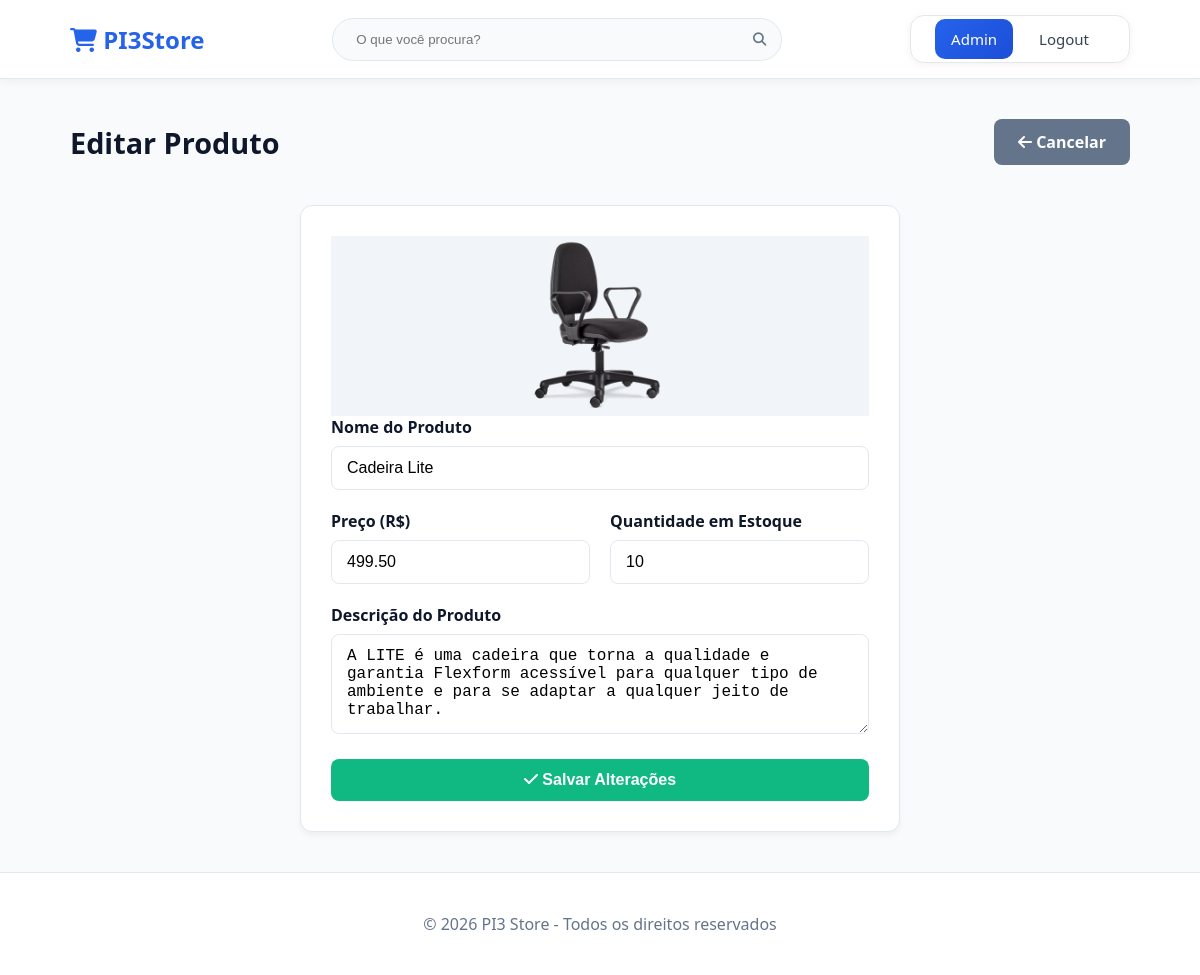
The page /admin/produtos/editar.php?id=23 (signed in) on the database its author committed.
### tables this page shows
CREATE TABLE `produtos` (
  `id` int(11) NOT NULL,
  `nome` varchar(100) NOT NULL,
  `preco` decimal(10,2) NOT NULL,
  `descricao` text DEFAULT NULL,
  `data_cadastro` timestamp NOT NULL DEFAULT current_timestamp(),
  `quantidade` int(11) NOT NULL DEFAULT 0,
  `foto` varchar(255) DEFAULT NULL
);

### admin/produtos/editar.php (the view, shortened to what this page needs)
<?php
require_once 'functions.php';
if (isset($_GET['id'])) {
    $id = $_GET['id'];
    try {
        $stmt = $pdo->prepare("SELECT * FROM produtos WHERE id = :id");
        $stmt->execute(['id' => $id]);
        $p = $stmt->fetch();
    } catch (PDOException $e) {
        die("Erro ao carregar produto: " . $e->getMessage());
    }
} else {
    header("Location: listar.php");
    exit;
}
?>
<main class="container">
    <div class="page-header">
        <h1>Editar Produto</h1>
        <a href="listar.php" class="btn btn-secondary">
            <i class="fa-solid fa-arrow-left"></i> Cancelar
        </a>
    </div>
    <div class="form-container">
        <form action="atualizar.php" method="POST">
            <div class="product-image">
                <?php
                $caminho_imagem = '../../assets/img/produtos/' . $p['foto'];
                if (!empty($p['foto']) && file_exists($caminho_imagem)):
                ?>
                    <img src="<?php echo htmlspecialchars($caminho_imagem); ?>" alt="<?php echo htmlspecialchars($p['nome']); ?>">
                <?php else: ?>
                    <i class="fa-solid fa-image"></i>
                <?php endif; ?>
            </div>
            <div class="form-group">
                <label for="nome">Nome do Produto</label>
                <input type="text" id="nome" name="nome" class="form-control" value="<?php echo htmlspecialchars($p['nome']); ?>" required>
            </div>
            <div class="form-group" style="display: grid; grid-template-columns: 1fr 1fr; gap: 20px;">
                <div>
                    <label for="preco">Preço (R$)</label>
                    <input type="number" id="preco" name="preco" class="form-control" step="0.01" value="<?php echo $p['preco']; ?>" required>
                </div>
                <div>
                    <label for="quantidade">Quantidade em Estoque</label>
                    <input type="number" id="quantidade" name="quantidade" class="form-control" value="<?php echo $p['quantidade']; ?>" required>
                </div>
            </div>
            <div class="form-group">
                <label for="descricao">Descrição do Produto</label>
                <textarea id="descricao" name="descricao" class="form-control" rows="4" required><?php echo htmlspecialchars($p['descricao']); ?></textarea>
            </div>
            <button type="submit" class="btn btn-success" style="width: 100%;">
                <i class="fa-solid fa-check"></i> Salvar Alterações
            </button>
        </form>
    </div>
</main>

### css/style.css (style rules this page uses)
:root { --primary: #2563eb; --dark: #0f172a; --success: #10b981; --danger: #ef4444; --bg: #f8fafc; --border: #e2e8f0; }
* { margin: 0; padding: 0; box-sizing: border-box; }
body { font-family: 'Segoe UI', system-ui, sans-serif; background: var(--bg); color: var(--dark); }
.container { max-width: 1100px; margin: 0 auto; padding: 0 20px; }
.product-image { height: 180px; background: #f1f5f9; display: flex; align-items: center; justify-content: center; overflow: hidden; }
.product-image img { width: 100%; height: 100%; object-fit: contain; }
.form-container { background: white; padding: 30px; border-radius: 12px; border: 1px solid var(--border); max-width: 600px; margin: 40px auto; box-shadow: 0 4px 6px -1px rgba(0,0,0,0.05); }
.form-group { margin-bottom: 20px; }
.form-group label { display: block; margin-bottom: 8px; font-weight: 600; color: var(--dark); }
.form-control { width: 100%; padding: 12px 15px; border: 1px solid var(--border); border-radius: 8px; font-size: 1rem; transition: border-color 0.2s; }
textarea.form-control { resize: vertical; min-height: 100px; }
.btn { display: inline-block; padding: 12px 24px; border-radius: 8px; font-weight: 600; text-decoration: none; cursor: pointer; transition: 0.2s; border: none; font-size: 1rem; text-align: center; }
.btn-success { background: var(--success); color: white; }
.btn-secondary { background: #64748b; color: white; }
.page-header { display: flex; justify-content: space-between; align-items: center; margin: 40px 0 20px; }
.page-header h1 { font-size: 1.8rem; color: var(--dark); }

### rows shown on the page
produtos: foto (picture), nome "Cadeira Lite", preco "499.50", quantidade "10", descricao "A LITE é uma cadeira que torna a qualidade e garantia Flexform acessível para qualquer tipo de ambiente e para se adaptar a qualquer jeito de trabalhar."
